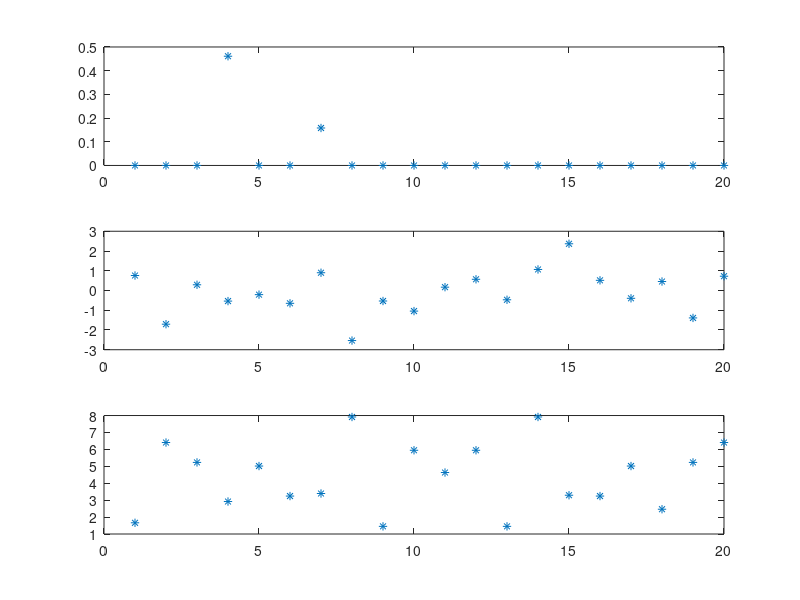

Reproduce this figure in MATLAB.
# This homework request to generate
# x[n]=a1*cos(2*pi*f1*n)+b1*sin(2*pi*f1*n)+a2*cos(2*pi*f2*n)+b2*sin(2*pi*f2*n).....+w[n]
# w[n] is noise
# For N divisions of the frequency 

clear all
clc
N=20; #the number of division of frequency we are going to do in our bandwidth
f1=4/N;
f2=7/N;
xf=[zeros(1,3) (0.7/2)+(0.6*i/2) 0 0 (0.3/2)-(i*0.1/2) zeros(1,13)]; #signal in the frequency domain
disp("length Xf = ")
length(xf)
w=randn(1,20); #noise in the time domain
subplot (3, 1, 1)
plot(abs(xf),"*")
subplot (3, 1, 2)
plot(w,"*");
xt=ifft(xf)+w; #this is my signal 
#x[n]=a1*cos(2*pi*f1*n)+b1*sin(2*pi*f1*n)+a2*cos(2*pi*f2*n)+b2*sin(2*pi*f2*n)+w[n]
xfm=fft(xt,20);
subplot(3,1,3)
plot(abs(xfm),"*")
##################3
a=(2/N)*real(xfm)
b=(2/N)*imag(xfm)







